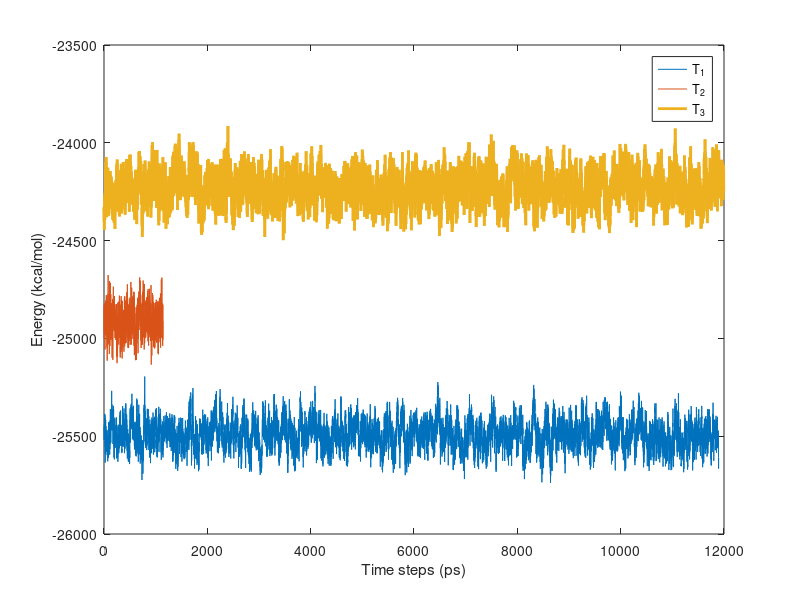
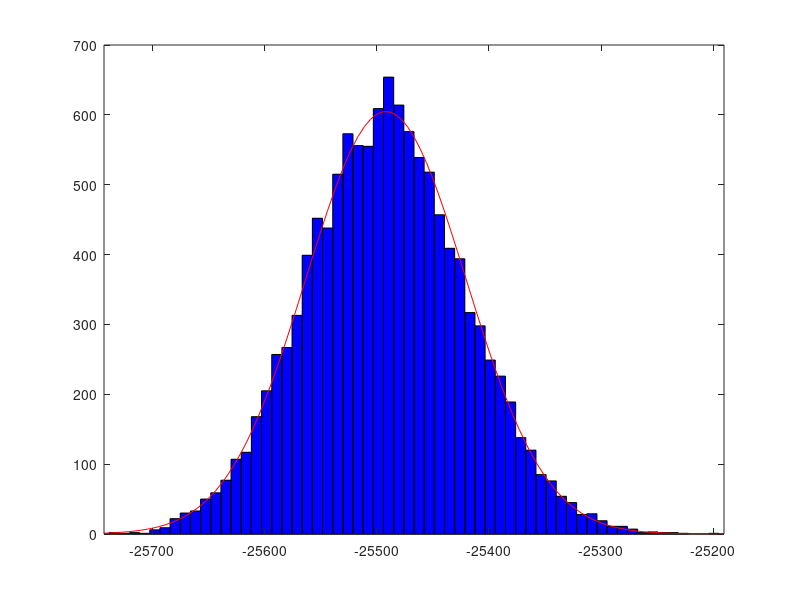
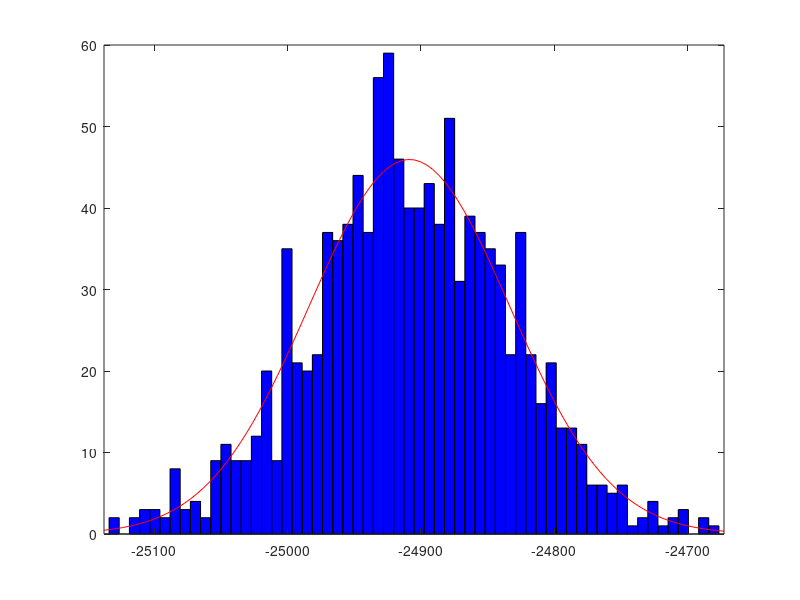
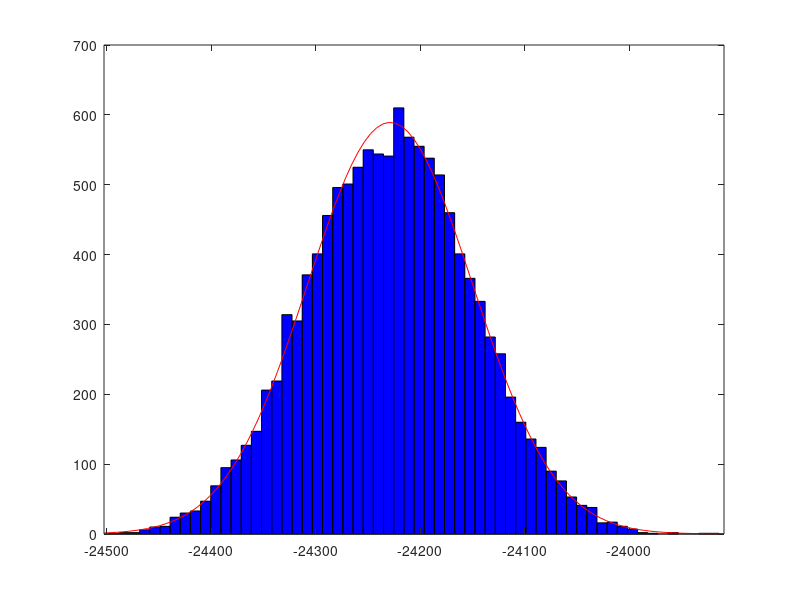

These charts were generated, in order, by the following MATLAB code:
% Simple MATLAB code to calculate the heat capacities

T=[280,298,320]
% We have molecular dynamics simulations at 3 temperatures
%%
d1=load('280K.dat'); % loading the data with all energy components
e1=d1(300:end,13); % extracting the total energies (col 13) only
%%
d2=load('298K.dat');
e2=d2(300:end,13);
d3=load('320K.dat');
e3=d3(300:end,13);
%%
n1=size(e1,1); % Number of data points for simulation at T1 
n2=size(e2,1);
n3=size(e3,1);
%%
figure
plot((1:n1),e1,(1:n2),e2,(1:n3),e3,'LineWidth',2) % Plot the energies vs time
xlabel('Time steps (ps)')
ylabel('Energy (kcal/mol)')
legend('T_1','T_2','T_3')
%%
[mu(1),s(1)]=normfit(e1) % fit binomial distribution
%%
[mu(2),s(2)]=normfit(e2) % mu is the mean, s is the standard deviation
%%
[mu(3),s(3)]=normfit(e3)
%%
numbins=60; % number of bins to histogram the energy values
figure
histfit(e1,numbins) % Plot the histogram and the fit
hold on
%plot(x,c1*exp(-(x-mu(1)).^2./s(1)))
%%
figure
histfit(e2,numbins)
%%
figure
histfit(e3,numbins)
%%
figure
hold on
plot(T,mu,'r-','LineWidth',2)
plot(T,mu,'bo','LineWidth',2)
xlabel('Temperature (K)')
ylabel('Average energy (kcal/mol)')
p=polyfit(T,mu,1) % linear fit to the mean energy vs temperature plot
%%
figure
hold on
plot(T,s,'r-','LineWidth',2)
plot(T,s,'bo','LineWidth',2)
xlabel('Temperature (K)')
ylabel('Standard deviation (kcal/mol)')
%%
R=1.987/1000; % Boltzmann constant
% Calculate Cv using the dE/dT formula:
cV=p(1)   % Cv obtained from the slope of the linear fit for Energy vs T
%%
% Calculate Cv from the fluctuations at the three temperatures:
Cv_fluc=s.^2./R./T.^2 % . defined point-wise operation for each three T values


